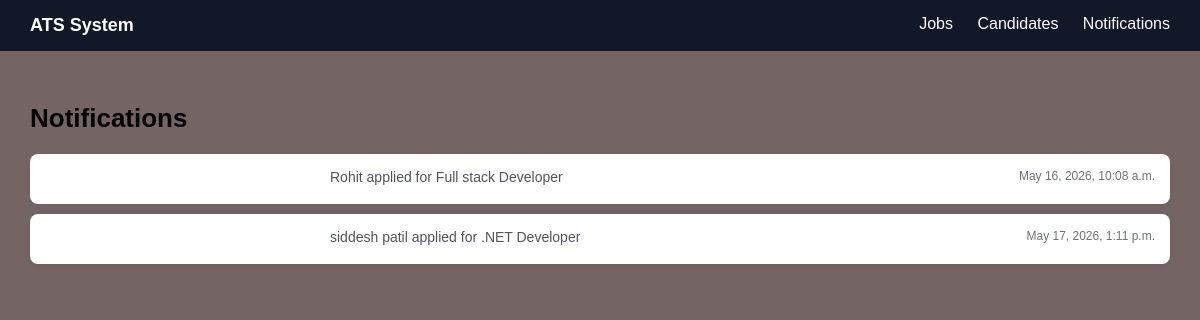
Page /notifications/ on the earlier database version.
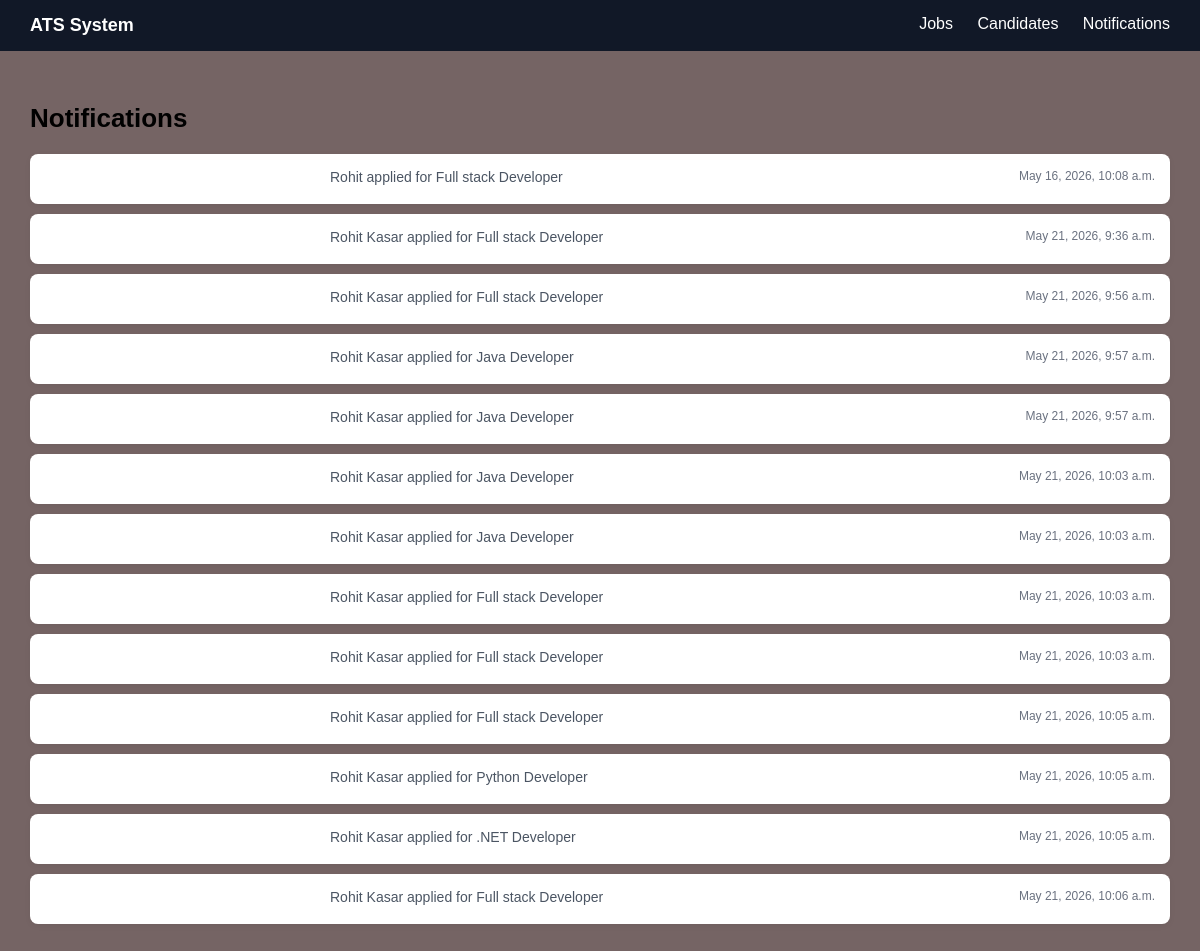
Same page on the later database version.
### notifications/models.py (models this page shows)
class Notification(models.Model):
    message=models.CharField(max_length=100)
    read=models.BooleanField(default=False)
    created_at=models.DateTimeField(auto_now_add=True)
    application=models.ForeignKey(Applicant,on_delete=models.CASCADE)

### notifications/views.py (the view)
# urls.py: path('', notification_page),    # UI page
def notification_page(request):
   notification = Notification.objects.all()
   return render(request, "notifications.html", {"notifications": notification})

### templates/notifications.html (shortened to what this page needs)
{% load static %}
<!DOCTYPE html>
<html>
<head>
    <link rel="stylesheet" href="{% static 'style.css' %}?v=2">
</head>
<body>
<nav class="navbar">
    <div class="logo">ATS System</div>
    <div class="nav-links">
        <a href="/">Jobs</a>
        <a href="/candidates/">Candidates</a>
        <a href="/notifications/">Notifications</a>
    </div>
</nav>
<div class="container">
    <h2 class="title">Notifications</h2>
    <div class="list-container">
        {% for n in notifications %}
            <div class="notification-row">
                <div class="col message">
                    {{ n.message }}
                </div>
                <div class="col time">
                    {{ n.created_at|default:"-" }}
                </div>
            </div>
        {% empty %}
            <p>No notifications found</p>
        {% endfor %}
    </div>
</div>
</body>
</html>

Differences in the rows shown:
removed Notification: message "siddesh patil applied for .NET Developer", created_at "May 17, 2026, 1:11 p.m."
added Notification: message "Rohit Kasar applied for Full stack Developer", created_at "May 21, 2026, 9:36 a.m."
added Notification: message "Rohit Kasar applied for Full stack Developer", created_at "May 21, 2026, 9:56 a.m."
added Notification: message "Rohit Kasar applied for Java Developer", created_at "May 21, 2026, 9:57 a.m."
added Notification: message "Rohit Kasar applied for Java Developer", created_at "May 21, 2026, 9:57 a.m."
added Notification: message "Rohit Kasar applied for Java Developer", created_at "May 21, 2026, 10:03 a.m."
added Notification: message "Rohit Kasar applied for Java Developer", created_at "May 21, 2026, 10:03 a.m."
added Notification: message "Rohit Kasar applied for Full stack Developer", created_at "May 21, 2026, 10:03 a.m."
added Notification: message "Rohit Kasar applied for Full stack Developer", created_at "May 21, 2026, 10:03 a.m."
added Notification: message "Rohit Kasar applied for Full stack Developer", created_at "May 21, 2026, 10:05 a.m."
added Notification: message "Rohit Kasar applied for Python Developer", created_at "May 21, 2026, 10:05 a.m."
added Notification: message "Rohit Kasar applied for .NET Developer", created_at "May 21, 2026, 10:05 a.m."
added Notification: message "Rohit Kasar applied for Full stack Developer", created_at "May 21, 2026, 10:06 a.m."
